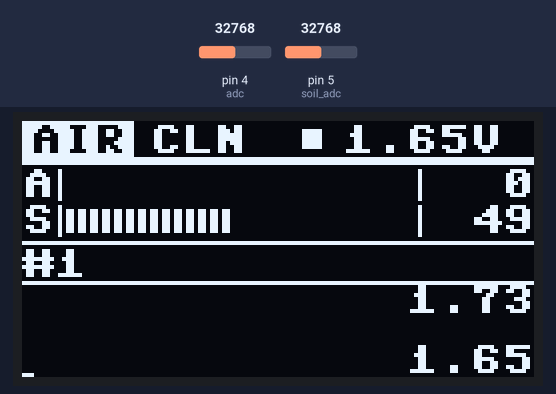
A program run on a simulated MicroPython board. Shown: 128×64 one-colour display. The test bench sets the inputs (shaded band); at power-on: pin 4 (adc) = 32768, pin 5 (soil_adc) = 32768 (analog values on the 0–65535 scale). WiFi joins after 1.5 s; values from a settings file that is not in the repository are placeholders; web requests get an empty 200 reply after 0.4 s; a WiFi scan finds one network, HomeNet; what the program prints to the serial console is not drawn.

Above: at 6.3 s.
6.4 s: pin 4 (adc) set to 33824
At 8.0 s:
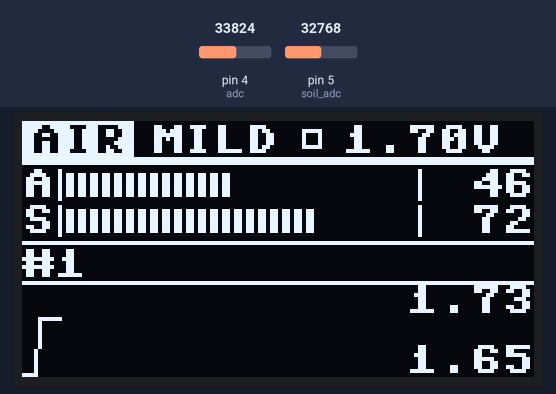
8.7 s: pin 4 (adc) set to 45874
At 10.5 s:
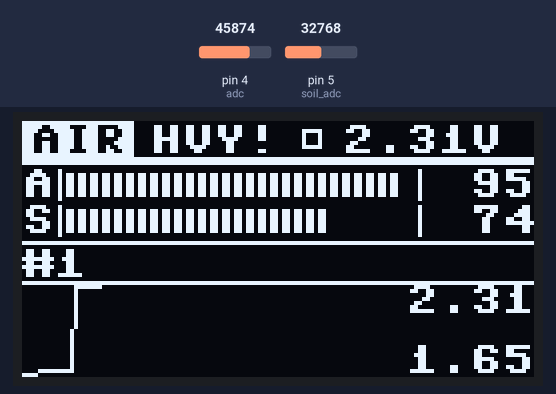
10.9 s: pin 5 (soil_adc) set to 45874
At 11.6 s:
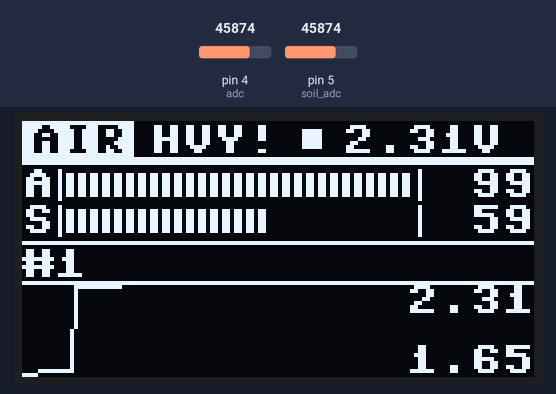
12.5 s: pin 5 (soil_adc) set to 57670
At 14.5 s:
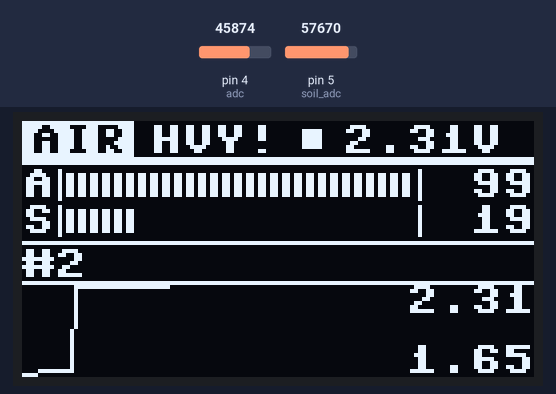
14.6 s: pin 5 (soil_adc) set to 65535
At 15.3 s:
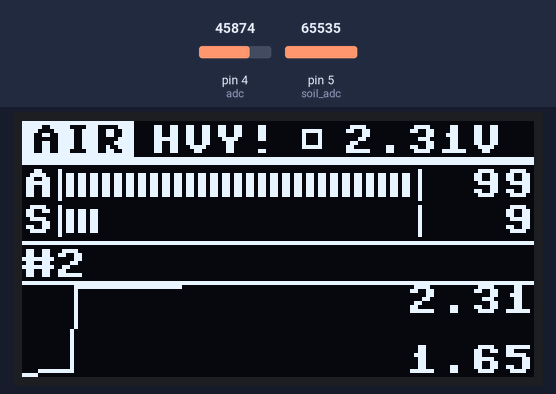
16.2 s: pin 4 (adc) set to 57670
At 18.0 s:
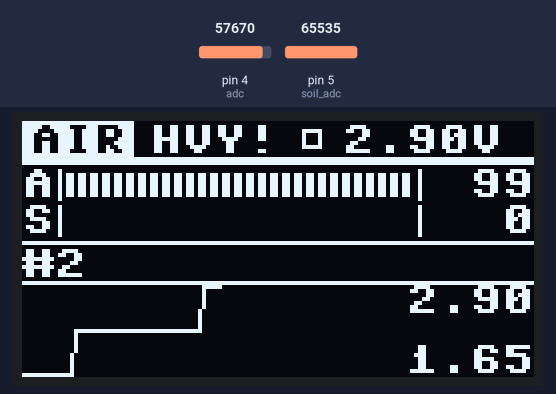
Timing chart, 0 to 18.9 s (numbered marks = the images above; inputs shaded):
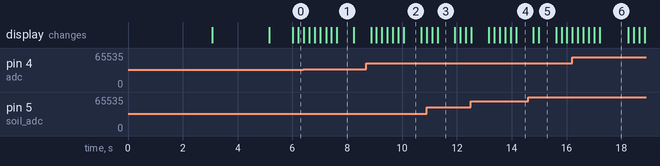

The program:

main.py
```python
from machine import Pin, I2C, ADC, WDT
import ssd1306, sys, time, network, json

try:
    import urequests as requests
except ImportError:
    import requests

PI_URL = "http://192.168.0.114:8000/api/mq"
MSG_URL = "http://192.168.0.114:8000/api/oled_msg"
# Hosted on the Pi now (always-on, static LAN IP). Same hostname as PI_URL above.
MAC_PLANT_URL = "http://192.168.0.114:3020/api/ingest"
PLANT_ID = "pothos-1"
READ_PERIOD_MS = 200
POST_EVERY_N = 25
PLANT_POST_OFFSET = 12  # offset tick so Mac POST doesn't collide with Pi POST
MSG_FETCH_EVERY_N = 10
HIST_LEN = 128
BASELINE_WINDOW = 240

# Sensor module's AO is currently compressed at ~1V regardless of moisture.
# Flip to False once the wiring/module is fixed -- pipeline is unchanged.
USE_SYNTHETIC_SOIL = False

i2c = I2C(0, sda=Pin(10), scl=Pin(11), freq=400000)
# OLED init can ETIMEDOUT if I2C is momentarily flaky at boot. Retry up to 5
# times with backoff; if it still fails, set oled=None and let the main loop's
# oled_reinit() recover it later. Never let a bad OLED prevent main.py from
# entering the loop (sensor reading + POST must keep working regardless).
oled = None
for _attempt in range(5):
    try:
        oled = ssd1306.SSD1306_I2C(128, 64, i2c)
        break
    except Exception as _e:
        print("OLED init attempt {} failed: {}".format(_attempt + 1, _e))
        time.sleep_ms(300)
adc = ADC(Pin(4), atten=ADC.ATTN_11DB)
soil_adc = ADC(Pin(5), atten=ADC.ATTN_11DB)
sta = network.WLAN(network.STA_IF)
# Hardware watchdog: if the main loop hangs for >15s the chip auto-resets.
# Long enough to absorb a slow POST (4s timeout) but short enough that the
# OLED is never frozen for more than ~15s before boot.py redraws splash.
wdt = WDT(timeout=15000)

# Soil calibration: dry-in-air vs fully wet.
# Tune by checking raw value with probe dry and with probe in water.
SOIL_DRY_RAW = 65000
SOIL_WET_RAW = 22000

history = []
baseline_buf = []
soil_pct_last = 50.0

def read_mq():
    samples = [adc.read_u16() for _ in range(8)]
    raw = sum(samples) // len(samples)
    v = raw * 3.3 / 65535
    return raw, v * 1000.0, v

def oled_reinit():
    # Full SSD1306 init sequence -- only path that recovers a deeply-stuck
    # panel (e.g. after a power dip or controller reset). Brief flicker.
    # Also the recovery path when initial module-load init failed.
    global oled
    try:
        oled = ssd1306.SSD1306_I2C(128, 64, i2c)
    except Exception:
        oled = None

def oled_kick():
    # Defensive per-frame wake: cheap poweron+contrast (3 I2C bytes).
    # Handles the common case where display has gone into power-save.
    # On exception, escalates to a full re-init. Tolerates oled=None.
    if oled is None:
        oled_reinit()
        return
    try:
        oled.poweron()
        oled.contrast(255)
    except Exception:
        oled_reinit()

def read_soil():
    samples = [soil_adc.read_u16() for _ in range(16)]
    raw = sum(samples) // len(samples)
    pct = (SOIL_DRY_RAW - raw) / (SOIL_DRY_RAW - SOIL_WET_RAW) * 100.0
    return raw, max(0.0, min(100.0, pct))

def read_soil_synth():
    # 4-min sine wave 0-100% so the dashboard pipeline is testable
    # while the hardware module is being fixed.
    import math
    t = time.ticks_ms() / 1000.0
    pct = 50.0 + 45.0 * math.sin(2 * math.pi * t / 240.0)
    raw = int(SOIL_DRY_RAW - (pct / 100.0) * (SOIL_DRY_RAW - SOIL_WET_RAW))
    return raw, pct

def post_plant(raw, pct):
    payload = json.dumps({"plant_id": PLANT_ID, "soil_raw": raw, "soil_pct": round(pct, 1)})
    try:
        r = requests.post(MAC_PLANT_URL, data=payload,
                          headers={"Content-Type": "application/json"}, timeout=1.5)
        try:
            return r.status_code
        finally:
            r.close()
    except Exception:
        return None

MAX_V_AT_3V3 = 1.5

def category(v, base):
    delta = v - base
    if delta < 0.02:  return "CLEAN"
    if delta < 0.08:  return "MILD"
    if delta < 0.20:  return "ELEVATED"
    if delta < 0.40:  return "SMOKE!"
    return "HEAVY"

def post(raw, mv, idx):
    payload = json.dumps({"voc_raw": raw, "voc_mv": round(mv, 1), "voc_index": round(idx, 1)})
    r = requests.post(PI_URL, data=payload, headers={"Content-Type": "application/json"}, timeout=4)
    try:
        return r.status_code
    finally:
        r.close()

def fetch_msg():
    try:
        r = requests.get(MSG_URL, timeout=3)
        try:
            data = r.json()
        finally:
            r.close()
        return data.get("message"), data.get("ttl", 0.0)
    except Exception:
        return None, 0.0

def wrap_text(text, max_chars):
    out = []
    for para in text.split("\n"):
        words = para.split()
        cur = ""
        for w in words:
            cand = (cur + " " + w).strip() if cur else w
            if len(cand) <= max_chars:
                cur = cand
            else:
                if cur: out.append(cur)
                # word longer than line: hard-break
                while len(w) > max_chars:
                    out.append(w[:max_chars])
                    w = w[max_chars:]
                cur = w
        if cur: out.append(cur)
    return out

def draw_message(text, ttl):
    oled_kick()
    if oled is None:
        return
    oled.fill(0)
    oled.rect(0, 0, 128, 64, 1)
    # Top: MSG label + TTL bar + seconds
    oled.text("MSG", 3, 2)
    sec = "{}s".format(int(ttl))
    oled.text(sec, 128 - len(sec) * 8 - 3, 2)
    bar_max = 128 - 32 - 30
    bar_w = int(bar_max * max(0.0, min(1.0, ttl / 60.0)))
    oled.hline(32, 5, bar_w, 1)
    # Body: choose font size based on length
    # Big (2x) font: ~16x16 per char, max ~7 chars/line, max 3 lines (rows 12..60)
    # Small font:    8x8 per char,    max 14 chars/line, max 5 lines
    big_lines = wrap_text(text, 7)
    if len(big_lines) <= 3 and all(len(L) <= 7 for L in big_lines):
        line_h = 18
        total_h = len(big_lines) * line_h
        start_y = 12 + (50 - total_h) // 2
        for i, L in enumerate(big_lines):
            x = (128 - len(L) * 12) // 2
            draw_big(L, x, start_y + i * line_h)
    else:
        lines = wrap_text(text, 14)[:5]
        line_h = 10
        total_h = len(lines) * line_h
        start_y = 12 + (50 - total_h) // 2
        for i, L in enumerate(lines):
            x = (128 - len(L) * 8) // 2
            oled.text(L, x, start_y + i * line_h)
    oled.show()

def draw_big(s, x, y):
    for dy in (0, 1):
        for dx in (0, 1):
            for i, ch in enumerate(s):
                oled.text(ch, x + i * 12 + dx, y + dy)

def draw_inv_pill(x, y, text):
    w = len(text) * 8 + 4
    oled.fill_rect(x, y, w, 9, 1)
    oled.text(text, x + 2, y + 1, 0)
    return w

def seg_bar_brkt(x, y, w, h, pct, seg_w=2, gap=1):
    pct = max(0.0, min(100.0, pct))
    oled.vline(x, y, h, 1)
    oled.vline(x + w - 1, y, h, 1)
    inner_x = x + 2
    inner_w = w - 4
    n_seg = (inner_w + gap) // (seg_w + gap)
    filled = int(round(n_seg * pct / 100))
    for i in range(filled):
        sx = inner_x + i * (seg_w + gap)
        oled.fill_rect(sx, y + 1, seg_w, h - 2, 1)

def short_cat(v, base):
    delta = v - base
    if delta < 0.02:  return "CLN "
    if delta < 0.08:  return "MILD"
    if delta < 0.20:  return "ELEV"
    if delta < 0.40:  return "SMK!"
    return "HVY!"

def draw(v, base, idx, soil_pct, status, blink):
    oled_kick()
    if oled is None:
        return
    oled.fill(0)
    # === TOP STATUS y=0..8 ===
    draw_inv_pill(0, 0, "AIR")
    # category 4 chars at x=32
    oled.text(short_cat(v, base), 32, 1)
    # blink dot at x=70
    if blink:
        oled.fill_rect(70, 2, 5, 5, 1)
    else:
        oled.rect(70, 2, 5, 5, 1)
    # voltage at x=80
    oled.text("{:.2f}V".format(v), 80, 1)

    # === double-line separator y=9..10 ===
    oled.hline(0, 9, 128, 1)
    oled.hline(0, 10, 128, 1)

    # === AIR bar y=12..19 ===
    oled.text("A", 0, 12)
    seg_bar_brkt(9, 12, 91, 8, idx)
    oled.text("{:>3d}".format(int(idx)), 104, 12)

    # === SOIL bar y=21..28 ===
    oled.text("S", 0, 21)
    seg_bar_brkt(9, 21, 91, 8, soil_pct)
    oled.text("{:>3d}".format(int(soil_pct)), 104, 21)

    # === single separator y=30 ===
    oled.hline(0, 30, 128, 1)

    # === STATUS + SPARKLINE y=32..63 ===
    # tiny status at top of graph area
    oled.text(status, 0, 32)
    gtop, gbot = 41, 63
    gh = gbot - gtop
    oled.hline(0, gtop - 1, 128, 1)
    if history:
        lo = min(history)
        hi = max(history)
        if hi - lo < 0.08:
            hi = lo + 0.08
        step_x = 128 / HIST_LEN
        prev_x = 0
        prev_y = gbot - int((history[0] - lo) / (hi - lo) * gh)
        for j in range(1, len(history)):
            x = int(j * step_x)
            y = gbot - int((history[j] - lo) / (hi - lo) * gh)
            oled.line(prev_x, prev_y, x, y, 1)
            prev_x, prev_y = x, y
        oled.text("{:.2f}".format(hi), 96, gtop)
        oled.text("{:.2f}".format(lo), 96, gbot - 7)
    oled.show()

tick = 0
n_ok = 0
n_err = 0
last_status = "BOOT"
current_msg = None
msg_ttl = 0.0
n_crash = 0
idx_smooth = 0.0
soil_smooth = 0.0
while True:
    wdt.feed()
    t0 = time.ticks_ms()
    try:
        raw, mv, v = read_mq()
        history.append(v)
        if len(history) > HIST_LEN:
            history.pop(0)
        baseline_buf.append(v)
        if len(baseline_buf) > BASELINE_WINDOW:
            baseline_buf.pop(0)
        base = min(baseline_buf)
        idx = max(0.0, min(100.0, (v - base) / max(0.1, MAX_V_AT_3V3 - base) * 100.0))
        soil_raw, soil_pct = read_soil_synth() if USE_SYNTHETIC_SOIL else read_soil()
        idx_smooth += (idx - idx_smooth) * 0.30
        soil_smooth += (soil_pct - soil_smooth) * 0.30

        # Every 10s, force-reinit the OLED (covers the case where the panel
        # silently drops state but I2C ACKs still succeed -- poweron alone
        # won't recover that, only the full init sequence does).
        if tick % 50 == 7:
            oled_reinit()

        if tick % POST_EVERY_N == PLANT_POST_OFFSET and sta.isconnected():
            post_plant(soil_raw, soil_pct)

        if tick % POST_EVERY_N == 0:
            if sta.isconnected():
                try:
                    code = post(raw, mv, idx)
                    if code == 200:
                        n_ok += 1
                        last_status = "#{}".format(n_ok % 1000)
                    else:
                        n_err += 1
                        last_status = "E{}".format(code)
                except Exception as e:
                    n_err += 1
                    last_status = "X" + type(e).__name__[:3]
            else:
                last_status = "NOWIFI"
            print("v={:.3f} mv={:.1f} idx={:.1f} base={:.3f} soil={:.0f}% cat={} {}".format(
                v, mv, idx, base, soil_pct, category(v, base), last_status))

        if tick % MSG_FETCH_EVERY_N == 0 and sta.isconnected():
            new_msg, new_ttl = fetch_msg()
            if new_msg:
                current_msg = new_msg
                msg_ttl = new_ttl
            elif new_msg is None and msg_ttl <= 0:
                current_msg = None

        if current_msg and msg_ttl > 0:
            draw_message(current_msg, msg_ttl)
            msg_ttl -= READ_PERIOD_MS / 1000.0
        else:
            current_msg = None
            draw(v, base, idx_smooth, soil_smooth, last_status, tick % 2 == 0)
    except KeyboardInterrupt:
        raise
    except Exception as e:
        n_crash += 1
        last_status = "C{}".format(n_crash % 1000)
        try:
            sys.print_exception(e)
        except Exception:
            print("loop err:", type(e).__name__, e)
        time.sleep_ms(500)

    tick += 1
    elapsed = time.ticks_diff(time.ticks_ms(), t0)
    delay = READ_PERIOD_MS - elapsed
    if delay > 0:
        time.sleep_ms(delay)
```

boot.py
```python
import network, time
from machine import Pin, I2C
import ssd1306

# WiFi credentials live in secrets.py (gitignored). Copy secrets_example.py.
from secrets import SSID, PASS

# Light the OLED immediately so the screen is alive within ~100ms of power-on,
# even before main.py is reached. Catches any I2C/wiring failures right away.
_HAVE_OLED = False
try:
    _i2c = I2C(0, sda=Pin(10), scl=Pin(11), freq=400000)
    _oled = ssd1306.SSD1306_I2C(128, 64, _i2c)
    _oled.fill(0)
    _oled.text("BOOT", 0, 0)
    _oled.hline(0, 10, 128, 1)
    _oled.text("WiFi:" + SSID, 0, 16)
    _oled.text("connecting...", 0, 32)
    _oled.show()
    _HAVE_OLED = True
except Exception:
    pass

def _oled_line(text, y):
    if not _HAVE_OLED:
        return
    try:
        _oled.fill_rect(0, y, 128, 8, 0)
        _oled.text(text[:16], 0, y)
        _oled.show()
    except Exception:
        pass

sta = network.WLAN(network.STA_IF)
sta.active(True)
time.sleep(1)

try:
    sta.scan()
except Exception:
    pass

for attempt in range(1, 6):
    if sta.isconnected():
        break
    print("Connect attempt", attempt, "to", SSID)
    _oled_line("attempt {}/5".format(attempt), 32)
    try:
        sta.disconnect()
    except Exception:
        pass
    time.sleep(0.5)
    sta.connect(SSID, PASS)
    for _ in range(40):
        if sta.isconnected():
            break
        time.sleep(0.5)
    print("  -> status", sta.status(), "connected", sta.isconnected())

if sta.isconnected():
    ip, mask, gw, dns = sta.ifconfig()
    print("WiFi OK. IP={}  GW={}  DNS={}  RSSI={}".format(ip, gw, dns, sta.status("rssi")))
    _oled_line("OK " + ip, 32)
    _oled_line("loading main.py", 48)
else:
    print("WiFi FAILED after retries. last status =", sta.status())
    _oled_line("WiFi FAILED", 32)
    _oled_line("retry in main.py", 48)
```

Measured:
- the behaviour switches between 33152 and 33168 on pin 4 (adc) (found by bisection; images 0 and 1)
- after the input at 6.4 s, the display: first differs from a run without the input after 0.21 s (image 1 shows a later state)
- after the input at 8.7 s, the display: first changes after 0.17 s (image 2 shows a later state)
- what the display in image 1 shows lasts 0.6 s, from 7.6 s to 8.2 s
